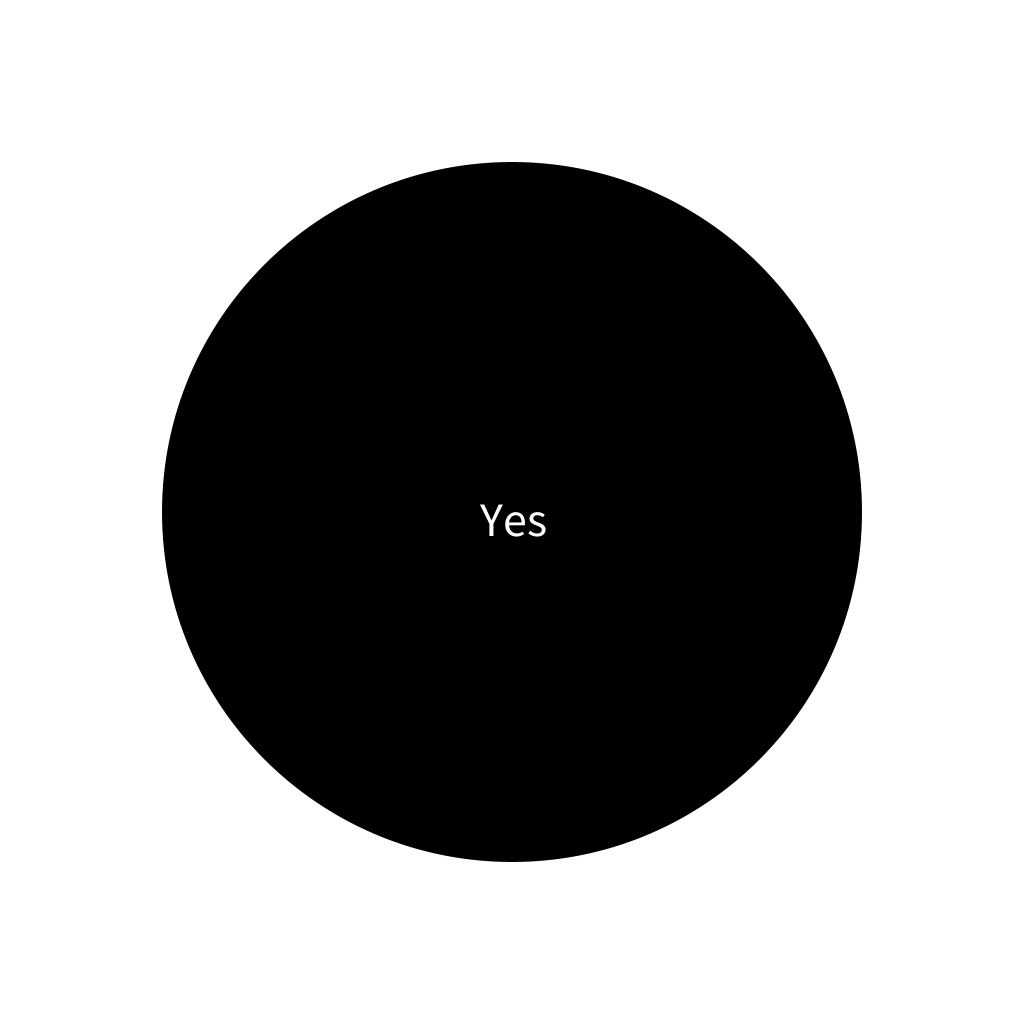
Frame 1 (no input)
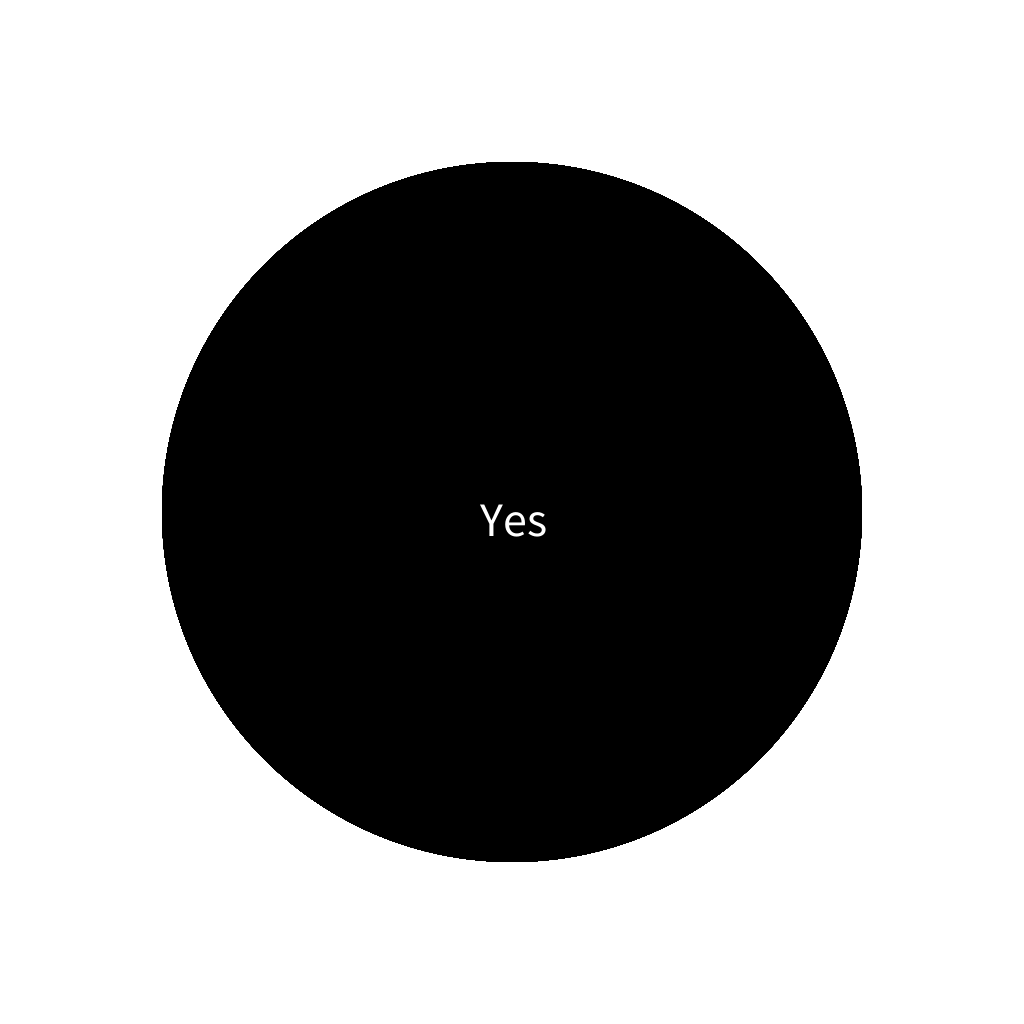
Frame 60 (the mouse pressed at the canvas centre just before this capture)
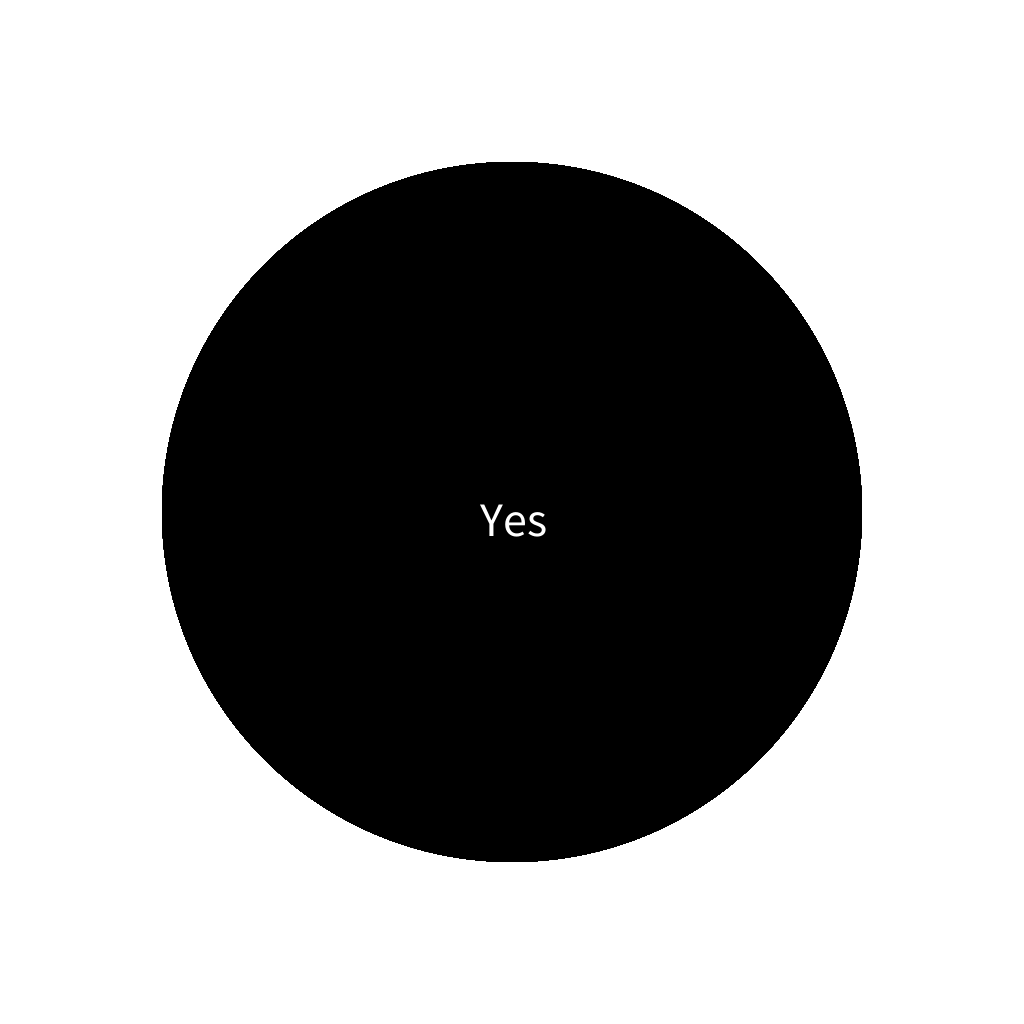
Frame 120 (the mouse held since frame 60 and released just before this capture)

The Processing sketch that drew these frames (run headless with seeded random() and noise(); from frame 60 on, the mouse is pressed at the canvas centre):

// Processing sketch: sketch_180924j
// ── sketch_180924j.pde
String[] answers = {
  "Yes",
  "No",
  "Maybe",
  "Definitely",
  "Definitely Maybe",
  "Ask again later",
  "Possibly",
  "Not today",
  "Ask your mom"
};

int indexOfAnswer = 0;

void setup() {
  size(1024, 1024);
  background(255);
}

void keyPressed() {
  indexOfAnswer = floor(random(answers.length));
}

void draw() {
  fill(0);
  noStroke();
  
  translate(width / 2, height / 2);
  ellipse(0, 0, 700, 700);
  
  fill(255);
  textAlign(CENTER);
  textSize(48);
  text(answers[indexOfAnswer], 0, 24);
}
